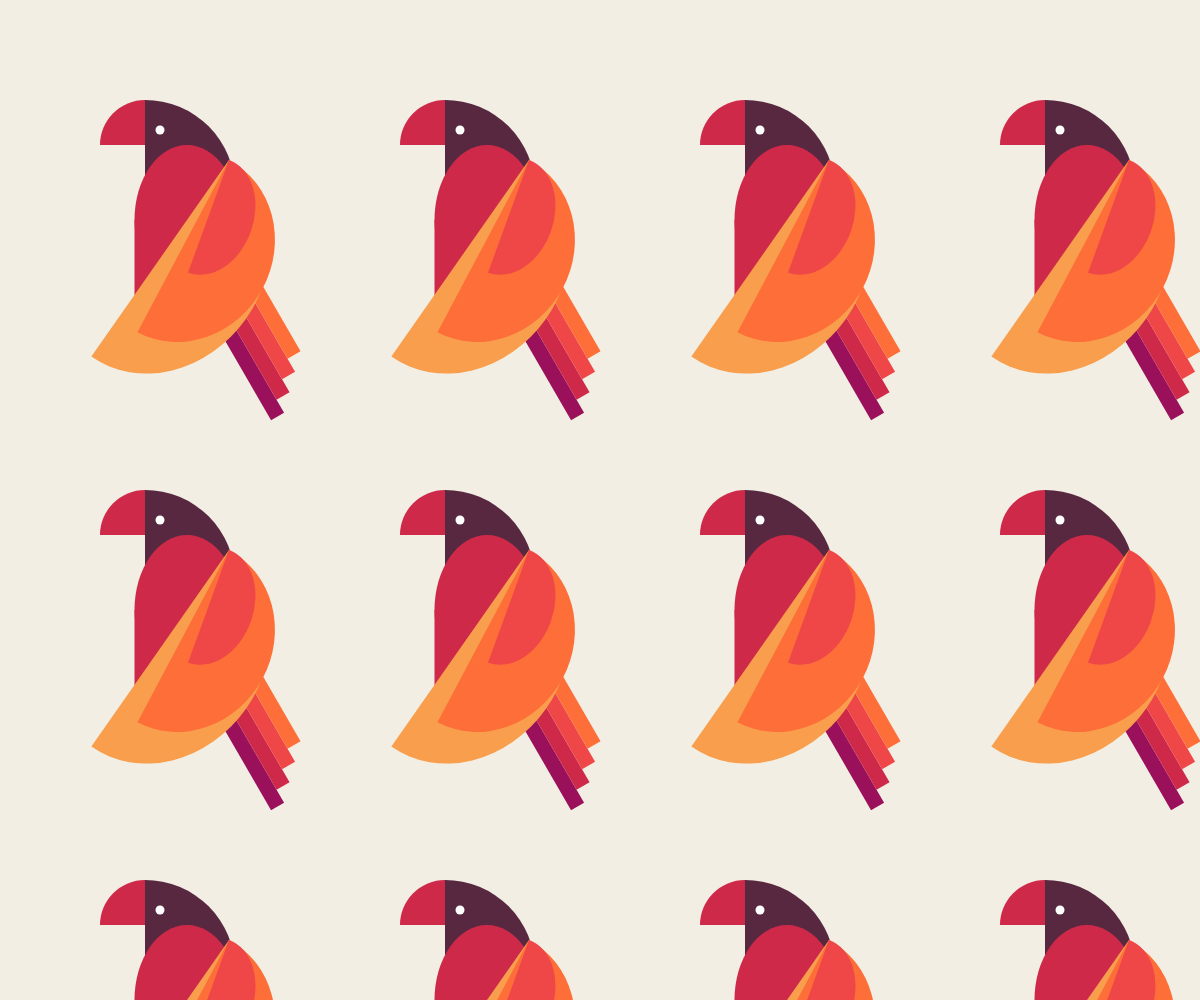
Frame 1 (no input)
Frame 60 (no input): identical to frame 1, image omitted
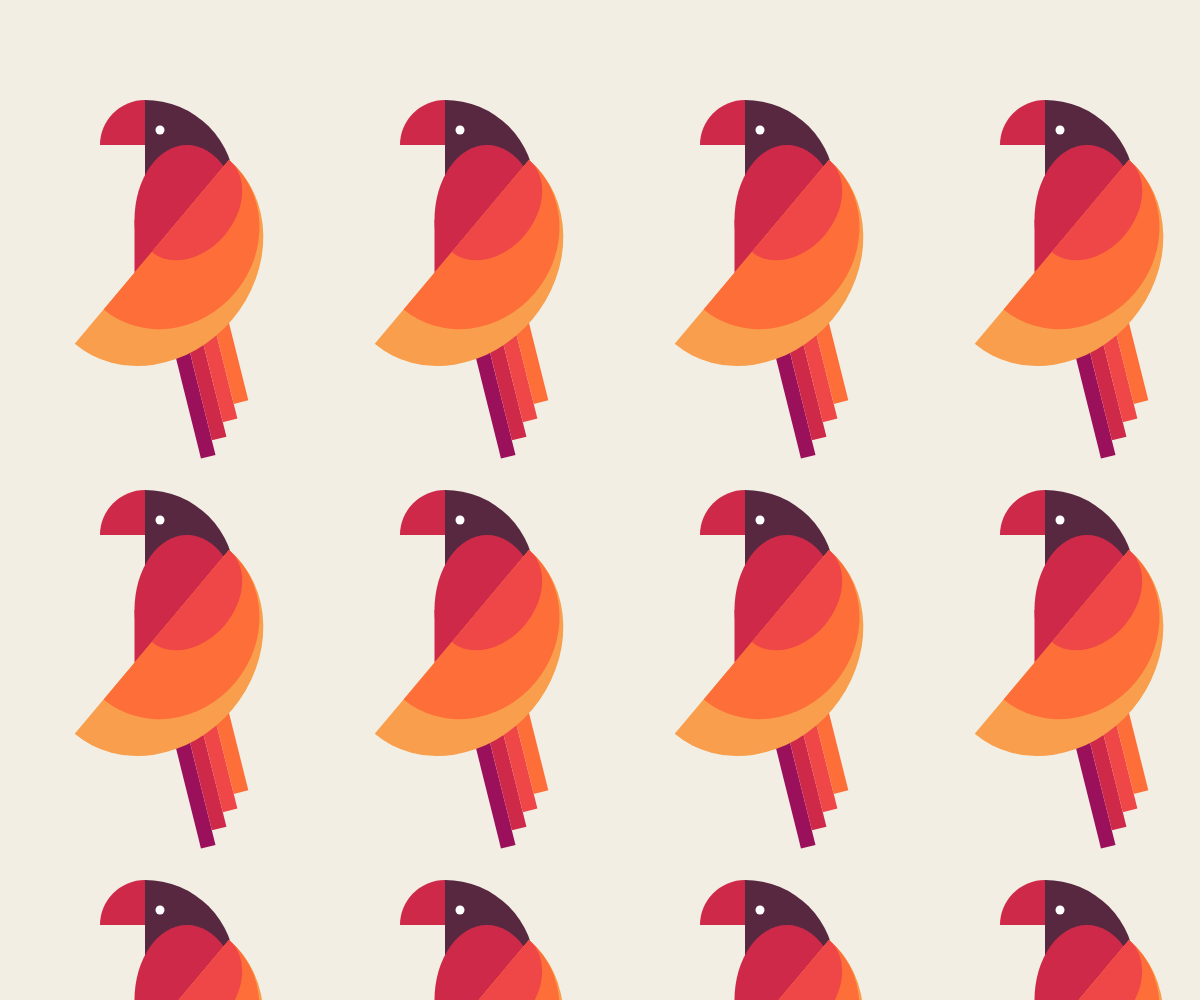
Frame 120 (the mouse pressed at the canvas centre since frame 60)

The p5.js sketch that drew these frames (run headless with seeded random() and noise() and a simulated clock; from frame 60 on, the mouse is pressed at the canvas centre):

// p5.js sketch
// ── sketch.js
let SIZE 

function setup(){
    createCanvas(windowWidth,windowHeight)
    angleMode(DEGREES)
}

function draw(){
    background(242,238,227)
    generateBirds()
}


function generateBirds(){
    let size = 300;
    for(i = 0; i < 10;i++){
        for(j = 0; j < 10;j++){
            push()
                translate(size*i,size*j*1.3)
                bird2(3)
            pop() 
        }
    }
}



function bird2(SIZE){
    stroke(0,0,0)
    strokeWeight(1)
    translate(100,100)

    noStroke()
    fill(206,41,73)
    arc(15 * SIZE,15* SIZE, 30 * SIZE,30 * SIZE, 180, 270)
    

    fill(88,40,65)
    arc(15 * SIZE,30* SIZE, 60 * SIZE,60 * SIZE, 270, 0)

    // Eye
    fill(255)
    ellipse(20 * SIZE,10* SIZE,3 * SIZE,3* SIZE)

    fill(206,41,73)
    ellipse(29 * SIZE,40* SIZE,35 * SIZE,50* SIZE)
    rect(11.5 * SIZE,40* SIZE,10*SIZE,40*SIZE)


    // Tail
    push()
        translate(0,30 * SIZE)
        fill(155,16,91) 
        rotate(map(mouseX,0,width,-30,2))
        rect(11 * SIZE,55* SIZE,5*SIZE,40*SIZE)
        fill(206,41,73)
        rect(16 * SIZE,50* SIZE,5*SIZE,40*SIZE)
        fill(239,70,72)  
        rect(21 * SIZE,45* SIZE,5*SIZE,40*SIZE)
        fill(253,110,56)
        rect(26 * SIZE,40* SIZE,5*SIZE,40*SIZE)
    pop()

  
    // Wing 
    push()
        ellipseMode(CORNER)
        translate(43*SIZE,20*SIZE)
        rotate(map(mouseX,0,width,35,45))
        push()
            translate(-35*SIZE,0)
            fill(248,158,76) 
            arc(0,0, 70 * SIZE,80 * SIZE, 270, 90)
        pop()

        push()
            rotate(map(mouseX,0,width,-7,7))
            translate(-30*SIZE,0)
            fill(253,110,56)
            arc(0,0, 60 * SIZE,65 * SIZE, 270, 90)
        pop()

        push()
            rotate(map(mouseX,0,width,-15,15))
            translate(-15*SIZE,0)
            fill(239,70,72)  
            arc(0,0, 30 * SIZE,40 * SIZE, 270, 90)
        pop()

    pop()
}




function bird(SIZE){
    
    rotate(45)
    line(-SIZE,0,SIZE,0)
    line(0,-SIZE,0,SIZE)
   
   
    noStroke()

    // head 
    fill(0)
    arc(0, -SIZE/16, SIZE/4, SIZE/4, 180 -70,280 ,CHORD)
    fill(223,23,42)
    arc(0, -SIZE/16, SIZE/4, SIZE/4, 180 -30,360 +30 ,CHORD)
    triangle(0,0, 0, -SIZE/8.5, SIZE/1.7, 0);
 
    //body
    arc(SIZE/3, 0, SIZE/2, SIZE/3, 0 ,180 ,CHORD);

    push()
        fill(0)
        rotate(map(mouseY,0,height,0,-20))
        translate(SIZE/9,SIZE/20)
        rect(SIZE/9,0,SIZE/2,SIZE/20)
        rect(SIZE/5,SIZE/20,SIZE/1.8,SIZE/28)
        rect(SIZE/3,SIZE/14,SIZE/1.8,SIZE/28)

        rotate(map(mouseY,0,height,0,-20))
        arc(SIZE/3.5, -SIZE/20, SIZE/2, SIZE/3, 0 ,180 ,CHORD);
    pop()


    // eye
    fill(0)
    ellipse(-SIZE/30,-SIZE/14,SIZE/20,-SIZE/20)
    fill(255)
    ellipse(-SIZE/30,-SIZE/14,map(mouseX,0,width,-SIZE/70,SIZE/70) ,-SIZE/70)
}
